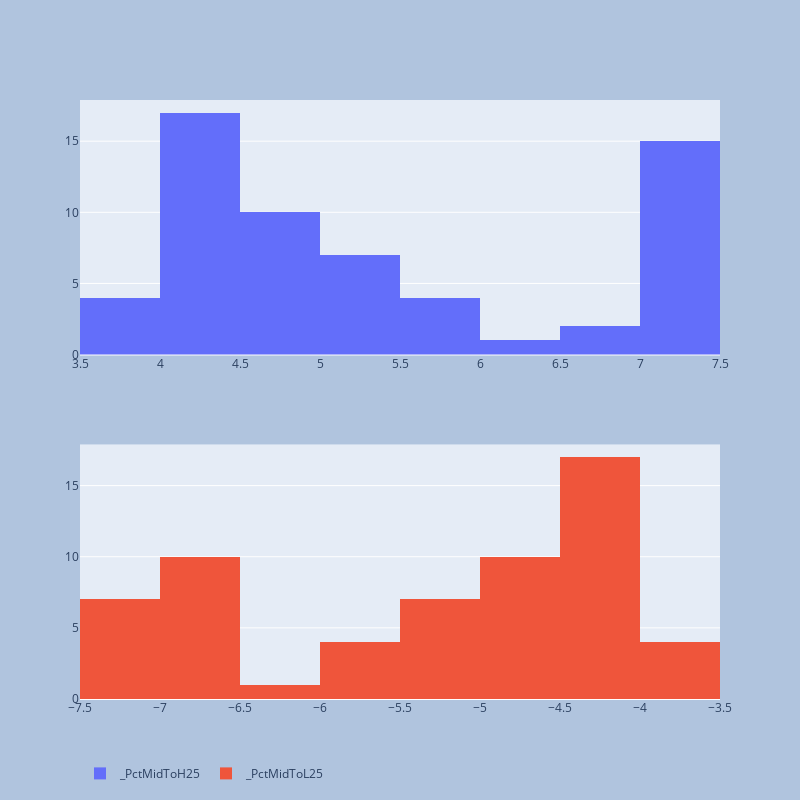

Notebook source saved alongside this figure:
### Code cell
colsToDist_3=[  x for  x  in list_cols if x.startswith('_PctMid') ]
print(colsToDist_3)
fig=plot_mutiple_histrogram(df,colsToDist_3,len(colsToDist_3))
pio.write_image(fig, f"{report_path}\\{symbol}_Mid_PccDist.png")
fig

### Figure 1 — Plotly figure (JSON) as saved in the notebook; plotly's stock layout.template omitted (floating-point values rounded to 4 significant figures)
{"data": [{"name": "_PctMidToH25", "type": "histogram", "x": [4.75, 4.75, 4.75, 4.75, 4.75, 4.75, 4.75, 4.83, 5.41, 5.41, 5.6, 6.27, 6.69, 6.86, 7.04, 7.17, 7.17, 7.25, 7, 7, 7, 7, 7, 7, 7, 7, 7.09, 7.09, 7.09, 5.06, 5.06, 4.49, 4.29, 4.29, 3.72, 3.82, 3.82, 3.82, 4.35, 4.35, 4.35, 4.35, 4.35, 4.35, 4.35, 4.35, 4.35, 5.08, 5.56, 5.56, 5.56, 5.41, 5.41, 4.33, 4.33, 4.51, 4.82, 4.06, 4.06, 4.06], "xaxis": "x", "yaxis": "y"}, {"name": "_PctMidToL25", "type": "histogram", "x": [-4.75, -4.75, -4.75, -4.75, -4.75, -4.75, -4.75, -4.83, -5.41, -5.41, -5.6, -6.27, -6.69, -6.86, -7.04, -7.17, -7.17, -7.25, -7, -7, -7, -7, -7, -7, -7, -7, -7.09, -7.09, -7.09, -5.06, -5.06, -4.49, -4.29, -4.29, -3.72, -3.82, -3.82, -3.82, -4.35, -4.35, -4.35, -4.35, -4.35, -4.35, -4.35, -4.35, -4.35, -5.08, -5.56, -5.56, -5.56, -5.41, -5.41, -4.33, -4.33, -4.51, -4.82, -4.06, -4.06, -4.06], "xaxis": "x2", "yaxis": "y2"}], "layout": {"autosize": true, "height": 800, "legend": {"orientation": "h"}, "paper_bgcolor": "LightSteelBlue", "width": 800, "xaxis": {"anchor": "y", "autorange": true, "domain": [0, 1], "range": [3.5, 7.5], "type": "linear"}, "xaxis2": {"anchor": "y2", "autorange": true, "domain": [0, 1], "range": [-7.5, -3.5], "type": "linear"}, "yaxis": {"anchor": "x", "autorange": true, "domain": [0.575, 1], "range": [0, 17.89]}, "yaxis2": {"anchor": "x2", "autorange": true, "domain": [0, 0.425], "range": [0, 17.89]}}}
